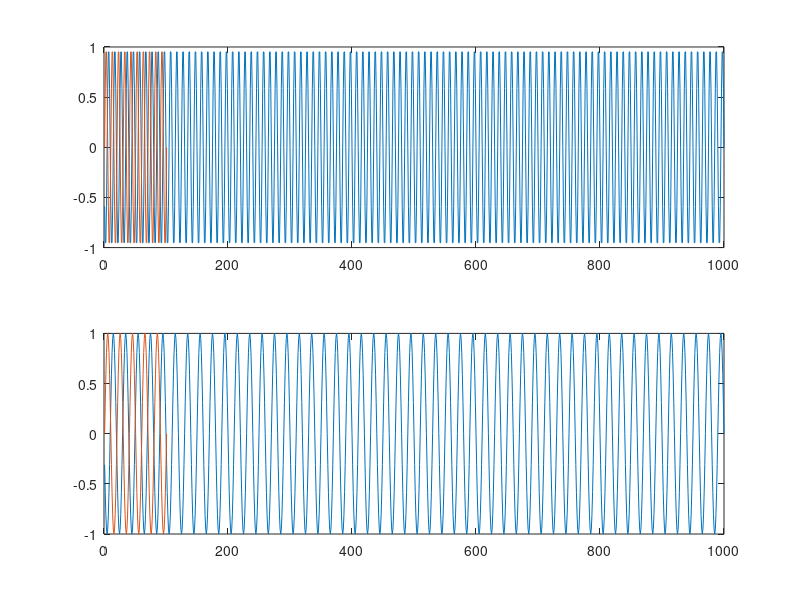

This figure's MATLAB source: (Note: this script raises an error after producing the figure.)


x = 0:100;
t = 1:1000;
tempFreq1 = 2*pi*1/10;
phaseOffset1 = pi;
tempFreq2 = 2*pi*1/20;
phaseOffset2 = pi;


kernal1 = sin(tempFreq1*x);
sig1 = sin(tempFreq1*t + phaseOffset1);

kernal2 = sin(tempFreq2*x);
sig2 = sin(tempFreq2*t + phaseOffset1);

figure(1); clf;
h(1)= subplot(2,1,1);
plot(sig1)
hold on 
h(2) = plot(kernal1);
subplot(2,1,2)
plot(sig2)
hold on 
plot(kernal2)
linkaxes(h, 'x')



% hilKern = hilbert(kernal);
% angKern = angle(hilKern);
% 
% hilSig1 = hilbert(sig1);
% ang1 = angle(hilSig1);
% 
%% 

totKern = [kernal1, kernal2];

sizeSnip = length(kernal1);

corCoeVal = nan(1, length(sig1)-sizeSnip-1);


for i = 1:length(sig1)-sizeSnip-1
    %corVal = xcorr(sig1(i:i+sizeSnip),kernal);
    smallSig1 = sig1(i:i+sizeSnip-1);
    smallSig2 = sig2(i:i+sizeSnip-1);
    totSig = [smallSig1,smallSig2];
    temp = corrcoef(totSig,totKern);
    corCoeVal(i) = temp(2,1);
end

figure(2); clf;
h(1) = subplot(3,1,1);
hold on 
plot(sig1)
plot(kernal1)
legend('signal', 'kernal')
h(2) = subplot(3,1,2);
hold on 
plot(sig2)
plot(kernal2)
legend('signal', 'kernal')
h(3) = subplot(3,1,3);
plot(corCoeVal) 
%legend('correlation', 'signal', 'kernal')
linkaxes(h, 'x')
set(gca, 'xlim', [0,100])
legend('correlation')


